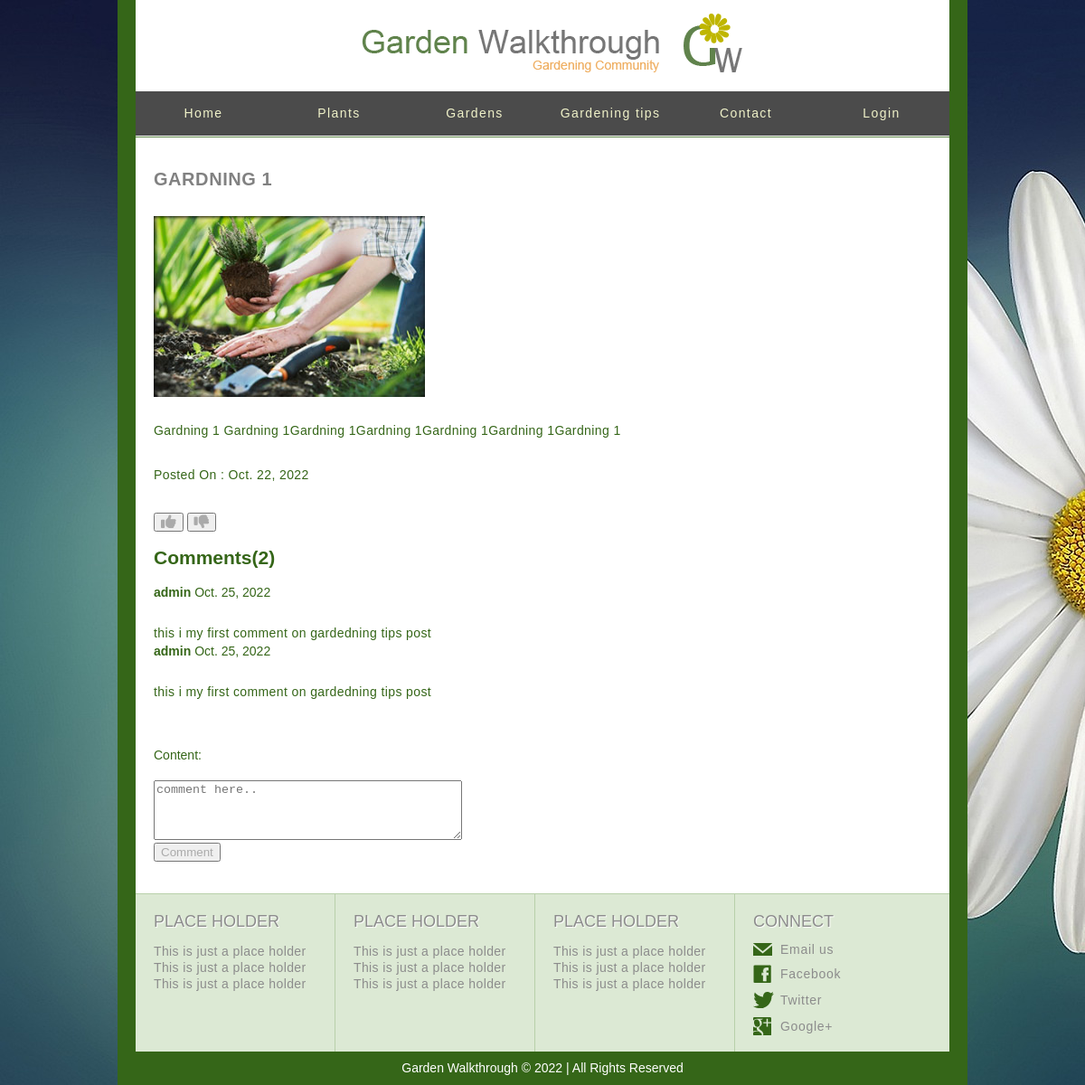
The page /garden_tips/1 on the database its author committed.
### plants/models.py (models this page shows, shortened)
class Garden_tips(models.Model):
    title=models.CharField(max_length=30)
    image=models.ImageField()
    descreption=models.TextField()
    tips_date=models.DateField(auto_now=True)

class Comment_garden_tips(models.Model):
    user=models.ForeignKey(to=User,on_delete=models.CASCADE)
    plant_comment=models.ForeignKey(to=Garden_tips,on_delete=models.CASCADE)
    date_comment=models.DateField(auto_now_add=True)
    content=models.TextField()

### plants/views.py (the view, shortened to what this page needs)
# urls.py: path('garden_tips/<int:pk>', views.Garden_tips_DetailView.as_view(),name='garden_tip'),
class Garden_tips_DetailView(DetailView):
    template_name= 'gardening_tips_detail.html'
    model=Garden_tips
    context_object_name='Garden_tip'
    form=CommentForm_garden_tips
    def get_context_data(self, **kwargs):
        post_comments=Comment_garden_tips.objects.all().filter(plant_comment=self.object.id)
        post_comments_count=Comment_garden_tips.objects.all().filter(plant_comment=self.object.id).count()
        context=super().get_context_data(**kwargs)
        context.update({'form':self.form,'post_comments':post_comments,'post_comments_count':post_comments_count})
        return context

### templates/gardening_tips_detail.html (shortened to what this page needs)
{% extends 'base.html' %}
{% load static %}
{% block body %}
<body>
		<div id="body">
			<div id="content">
				<h1>{{Garden_tip.title}}</h1>
					<ul class="section">
					<li>
						<img style="width:300px;height:200px" src="{{ Garden_tip.image.url }}" alt="Image" >
					</li>
                    <div>
                        <p>
                            {{Garden_tip.descreption}}
                        </p>
                        <p>
                           Posted On : {{Garden_tip.tips_date}}
                        </p>
                    </div>
					<form method="POST" action={% url 'interaction:like_garden_tip' garden_tips_id=Garden_tip.id  %}>
						<button type= "submit" value="like" name="like" class="btn" id="green" ></button>
						<button type= "submit" value="dislike" name="dislike" class="btn" id="red"></button>
					</form>
				</ul>
				<div>
					<h2>Comments({{post_comments_count}})</h2>
					{% for post_comment in post_comments %}
				 <b>{{post_comment.user}}</b>
				<time>{{post_comment.date_comment}}</time>
				<p>{{post_comment.content}} </p>
				{% endfor %}
				 </div>
				 <div>
				<form method="POST" action={% url 'plants:garden_tip' Garden_tip.id %}>
					{{form}}
					<button type= "submit" value="Comment" name="Comment" >Comment</button>
				</form>
			</div>
			</div>
		</div>
</body>
{% endblock body %}

### static/css/style.css (style rules this page uses)
body { background: url(../images/bg-body3.jpg) repeat; color: #356618; font-family: Arial, Helvetica, sans-serif; font-size: 14px; margin: 0; min-width: 940px; padding: 0; }
img { border: 0; }
p { margin: 0; text-align: justify; }
#body { background: #ffffff; }
#body div#content ul.section li img, #body div.header ul li a.figure { display: block; float: left; text-decoration: none; }
#body div.body ul li:first-child, #body div#content ul.section li:first-child, #body div#content div#sidebar div ul li:first-child { margin: 0; }
#body div#content { border-top: 1px solid #5d8546; overflow: hidden; padding: 35px 20px; }
#body div#content h1 { color: #818181; font-size: 20px; letter-spacing: 0.028em; margin: 0; text-transform: uppercase; }
#body div#content p { letter-spacing: 0.028em; line-height: 24px; padding: 25px 0 0; }
#body div#content ul.section { list-style: none; margin: 0; padding: 29px 0 0; }
#body div#content ul.section li { margin: 35px 0 0; overflow: hidden; }
#body div#content form { margin: 0; padding: 30px 0 0; }
#body div#content form label { display: block; margin: 20px 0; overflow: hidden; }
button { cursor: pointer; outline: 0; color: #AAA; }

### rows shown on the page
Garden_tips: title "GARDNING 1", image (picture), descreption "Gardning 1 Gardning 1Gardning 1Gardning 1Gardning 1Gardning 1Gardning 1", tips_date "Oct. 22, 2022"
Comment_garden_tips: user "admin", date_comment "Oct. 25, 2022", content "this i my first comment on gardedning tips post"
Comment_garden_tips: user "admin", date_comment "Oct. 25, 2022", content "this i my first comment on gardedning tips post"

### other values the page prints
{{ post_comments_count }} "2"
